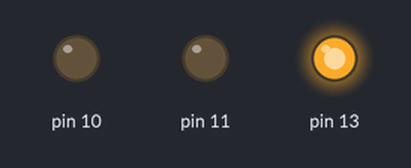
A sketch run on a simulated Arduino Uno, built with avr-gcc and run on an emulated ATmega328P. Parts: output pins drawn as LEDs (lit = HIGH).

Above: at 0.1 s.
At 0.62 s:
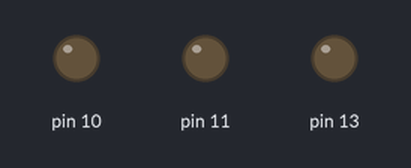
At 1.35 s:
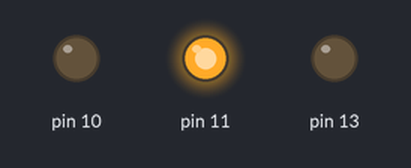
At 2.85 s:
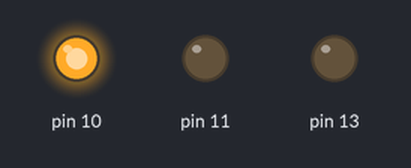
Timing chart, 0 to 3.1 s (numbered marks = the images above):
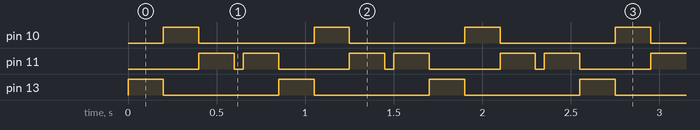

Measured:
- by itself, pin 10, pin 13: alternates HIGH for 0.20 s and LOW for 0.65 s
- by itself, pin 11: repeats every 0.85 s: LOW 0.05 s, HIGH 0.20 s, LOW 0.40 s, HIGH 0.20 s
- by itself, everything shown: repeats every 0.85 s, in 5 steps

The sketch:

MultiBlink.ino
```cpp
/*
 * When activated, blinks red and green LEDs
 * By Thomas
 */

#define _pause 200
#define _shortPause 50

void setup() {
  // put your setup code here, to run once:
  // initialise digital pin 10,11 and 13 as output
  pinMode(10, OUTPUT);
  pinMode(11, OUTPUT);
  pinMode(13, OUTPUT);
}

void loop() {
  // put your main code here, to run repeatedly:
  digitalWrite(10, LOW);
  digitalWrite(11, LOW);
  digitalWrite(13, HIGH);
  delay(_pause);

  digitalWrite(10, HIGH);
  digitalWrite(11, LOW);
  digitalWrite(13, LOW);
  delay(_pause);

  digitalWrite(10, LOW);
  digitalWrite(11, HIGH);
  digitalWrite(13, LOW);
  delay(_pause);

  digitalWrite(10, LOW);
  digitalWrite(11, LOW);
  digitalWrite(13, LOW);
  delay(_shortPause);


  digitalWrite(10, LOW);
  digitalWrite(11, HIGH);
  digitalWrite(13, LOW);
  delay(_pause);


}
```
